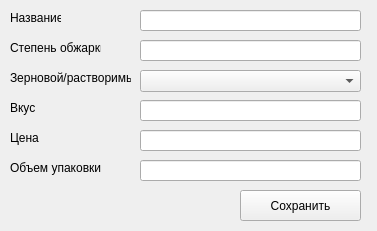
<?xml version="1.0" encoding="UTF-8"?>
<ui version="4.0">
 <class>MainWindow</class>
 <widget class="QMainWindow" name="MainWindow">
  <property name="geometry">
   <rect>
    <x>0</x>
    <y>0</y>
    <width>377</width>
    <height>231</height>
   </rect>
  </property>
  <property name="windowTitle">
   <string>Добавить элемент</string>
  </property>
  <widget class="QWidget" name="centralwidget">
   <widget class="QLabel" name="title_label">
    <property name="geometry">
     <rect>
      <x>10</x>
      <y>10</y>
      <width>51</width>
      <height>16</height>
     </rect>
    </property>
    <property name="text">
     <string>Название</string>
    </property>
   </widget>
   <widget class="QLabel" name="year_label">
    <property name="geometry">
     <rect>
      <x>10</x>
      <y>40</y>
      <width>91</width>
      <height>16</height>
     </rect>
    </property>
    <property name="text">
     <string>Степень обжарки</string>
    </property>
   </widget>
   <widget class="QLabel" name="genre_label">
    <property name="geometry">
     <rect>
      <x>10</x>
      <y>70</y>
      <width>121</width>
      <height>16</height>
     </rect>
    </property>
    <property name="text">
     <string>Зерновой/растворимый</string>
    </property>
   </widget>
   <widget class="QLabel" name="duration_label">
    <property name="geometry">
     <rect>
      <x>10</x>
      <y>100</y>
      <width>131</width>
      <height>16</height>
     </rect>
    </property>
    <property name="text">
     <string>Вкус</string>
    </property>
   </widget>
   <widget class="QLineEdit" name="title_edit">
    <property name="geometry">
     <rect>
      <x>140</x>
      <y>10</y>
      <width>221</width>
      <height>21</height>
     </rect>
    </property>
   </widget>
   <widget class="QLineEdit" name="taste_edit">
    <property name="geometry">
     <rect>
      <x>140</x>
      <y>100</y>
      <width>221</width>
      <height>21</height>
     </rect>
    </property>
   </widget>
   <widget class="QPushButton" name="add_btn">
    <property name="geometry">
     <rect>
      <x>240</x>
      <y>190</y>
      <width>121</width>
      <height>31</height>
     </rect>
    </property>
    <property name="text">
     <string>Сохранить</string>
    </property>
   </widget>
   <widget class="QLineEdit" name="degree_edit">
    <property name="geometry">
     <rect>
      <x>140</x>
      <y>40</y>
      <width>221</width>
      <height>21</height>
     </rect>
    </property>
   </widget>
   <widget class="QLabel" name="duration_label_2">
    <property name="geometry">
     <rect>
      <x>10</x>
      <y>130</y>
      <width>131</width>
      <height>16</height>
     </rect>
    </property>
    <property name="text">
     <string>Цена</string>
    </property>
   </widget>
   <widget class="QLabel" name="duration_label_3">
    <property name="geometry">
     <rect>
      <x>10</x>
      <y>160</y>
      <width>131</width>
      <height>16</height>
     </rect>
    </property>
    <property name="text">
     <string>Объем упаковки</string>
    </property>
   </widget>
   <widget class="QLineEdit" name="price_edit">
    <property name="geometry">
     <rect>
      <x>140</x>
      <y>130</y>
      <width>221</width>
      <height>21</height>
     </rect>
    </property>
   </widget>
   <widget class="QLineEdit" name="size_edit">
    <property name="geometry">
     <rect>
      <x>140</x>
      <y>160</y>
      <width>221</width>
      <height>21</height>
     </rect>
    </property>
   </widget>
   <widget class="QComboBox" name="comboBox">
    <property name="geometry">
     <rect>
      <x>140</x>
      <y>70</y>
      <width>221</width>
      <height>22</height>
     </rect>
    </property>
   </widget>
  </widget>
 </widget>
 <resources/>
 <connections/>
</ui>
